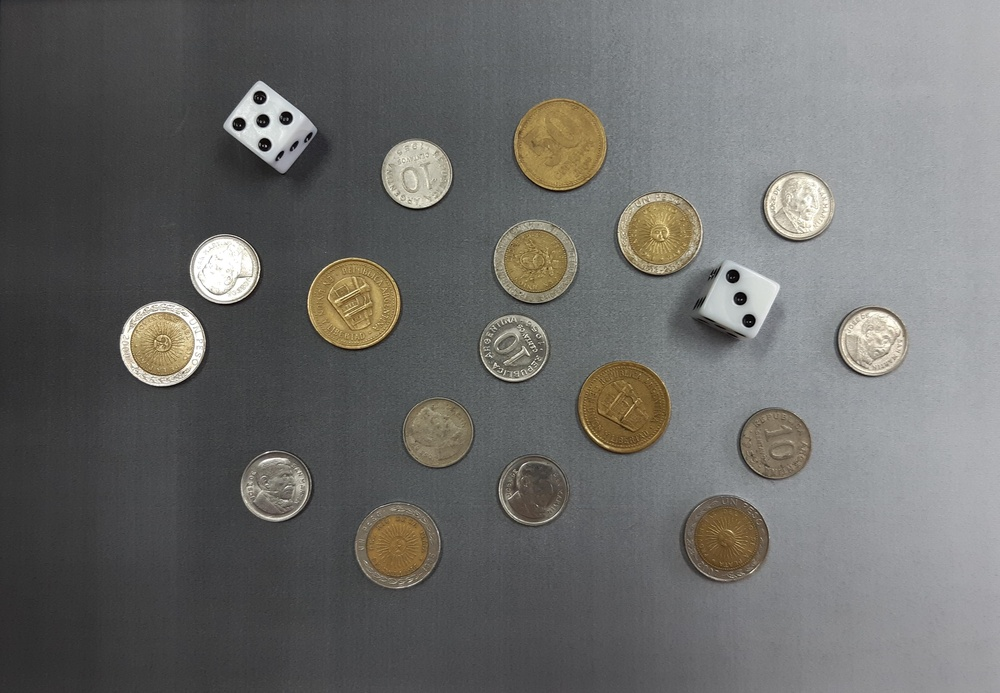
#> input picture EJ_1/Baulera/monedas.jpg, 1000 x 693 px, shrunk from 3871 x 2681 before the run
$ python 'segmentacion_monedas_dados v2.py'
#> lines starting #> are read from the running program, lines starting #| are printed output that depends on the picture; after the words box and inside, x2 and y2 are one past the last pixel; in counts of white or black regions, pixels touching at a corner belong together
import cv2
import numpy as np
import matplotlib.pyplot as plt

def mostrar_imagenes(imagenes, titulos, filas=2, cols=3, figsize=(15, 10)):
    """Función auxiliar para mostrar múltiples imágenes"""
    fig, axes = plt.subplots(filas, cols, figsize=figsize)
    axes = axes.ravel()

    for i, (img, titulo) in enumerate(zip(imagenes, titulos)):
        if len(img.shape) == 2:  # Imagen en escala de grises
            axes[i].imshow(img, cmap='gray')
        else:  # Imagen en color
            axes[i].imshow(cv2.cvtColor(img, cv2.COLOR_BGR2RGB))
        axes[i].set_title(titulo)
        axes[i].axis('off')

    plt.tight_layout()
    plt.show()

def segmentar_monedas_dados(ruta_imagen):
    """
    Segmenta automáticamente monedas y dados de una imagen con fondo no uniforme

    Args:
        ruta_imagen: Ruta al archivo de imagen

    Returns:
        Diccionario con resultados del procesamiento
    """
#> called with ruta_imagen = 'monedas.jpg'
    print("="*60)
    print("PUNTO A: SEGMENTACIÓN AUTOMÁTICA DE MONEDAS Y DADOS")
    print("="*60)

    # ========== ETAPA 1: CARGA DE IMAGEN ==========
    print("\n[ETAPA 1] Cargando imagen...")
    img_original = cv2.imread(ruta_imagen)
#> img_original is the input picture: shape (693, 1000, 3); mean B, G, R 105.5, 107.4, 107.5

    if img_original is None:
        print(f"Error: No se pudo cargar la imagen '{ruta_imagen}'")
        return None

    print(f"  ✓ Imagen cargada exitosamente")
    print(f"  ✓ Dimensiones: {img_original.shape[1]}x{img_original.shape[0]} píxeles")
#|   ✓ Dimensiones: 1000x693 píxeles

    # Convertir a escala de grises
    img_gray = cv2.cvtColor(img_original, cv2.COLOR_BGR2GRAY)

    # ========== ETAPA 2: CORRECCIÓN DE ILUMINACIÓN NO UNIFORME ==========
    print("\n[ETAPA 2] Corrigiendo iluminación no uniforme...")

    # Aplicar desenfoque gaussiano para estimar el fondo
    blur_fondo = cv2.GaussianBlur(img_gray, (51, 51), 0)

    # Restar el fondo estimado para compensar iluminación
    img_corregida = cv2.subtract(blur_fondo, img_gray)

    print("  ✓ Fondo estimado mediante filtro gaussiano (kernel 51x51)")
    print("  ✓ Iluminación corregida por sustracción")

    # ========== ETAPA 3: UMBRALIZACIÓN ADAPTATIVA ==========
    print("\n[ETAPA 3] Aplicando umbralización...")

    # Umbralización de Otsu
    _, img_thresh = cv2.threshold(img_corregida, 0, 255,
                                   cv2.THRESH_BINARY + cv2.THRESH_OTSU)
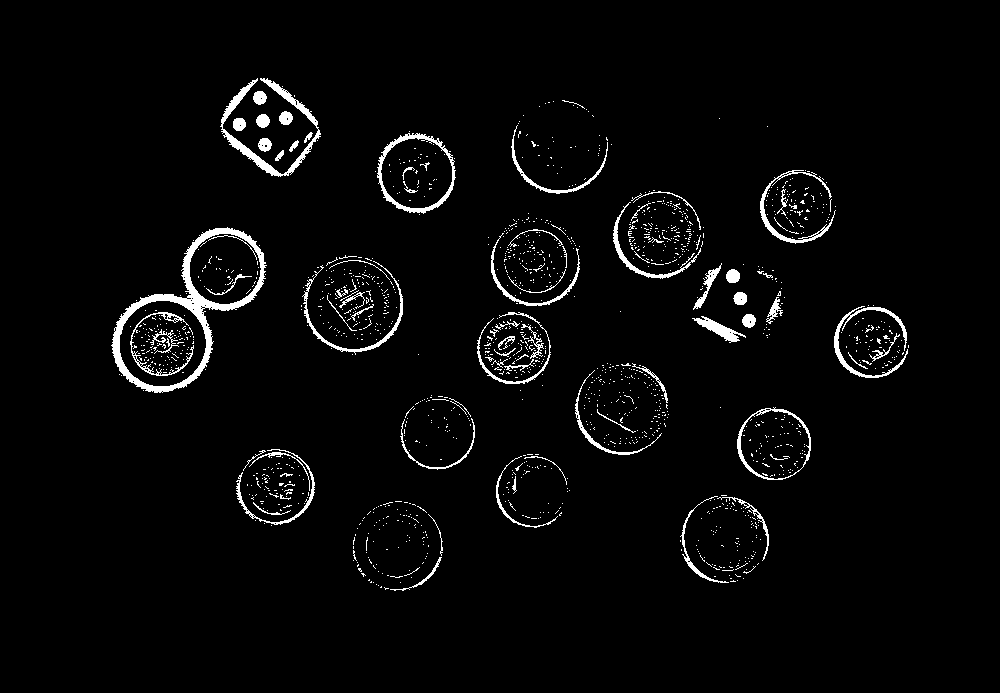
#> img_thresh: shape (693, 1000); 3.1% white; 1492 white regions (1410 under 20 px), largest, box (x1, y1, x2, y2) and area: (111, 227, 267, 393) 3575, (220, 78, 321, 177) 1532, (377, 133, 456, 214) 980

    print(f"  ✓ Método: Otsu (umbral automático)")

    # ========== ETAPA 4: OPERACIONES MORFOLÓGICAS ==========
    print("\n[ETAPA 4] Refinando segmentación con morfología...")

    # Crear elementos estructurantes más pequeños para evitar fusión
    kernel_opening = cv2.getStructuringElement(cv2.MORPH_ELLIPSE, (3, 3))
    kernel_closing = cv2.getStructuringElement(cv2.MORPH_ELLIPSE, (5, 5))

    # Opening suave para eliminar ruido pequeño
    img_opening = cv2.morphologyEx(img_thresh, cv2.MORPH_OPEN, kernel_opening, iterations=1)
#> img_opening: shape (693, 1000); 1.9% white; 179 white regions (123 under 20 px), largest, box (x1, y1, x2, y2) and area: (111, 227, 265, 393) 3470, (377, 134, 456, 214) 847, (304, 293, 403, 353) 513

    # Closing suave para cerrar pequeños huecos SIN fusionar objetos
    img_closing = cv2.morphologyEx(img_opening, cv2.MORPH_CLOSE, kernel_closing, iterations=1)
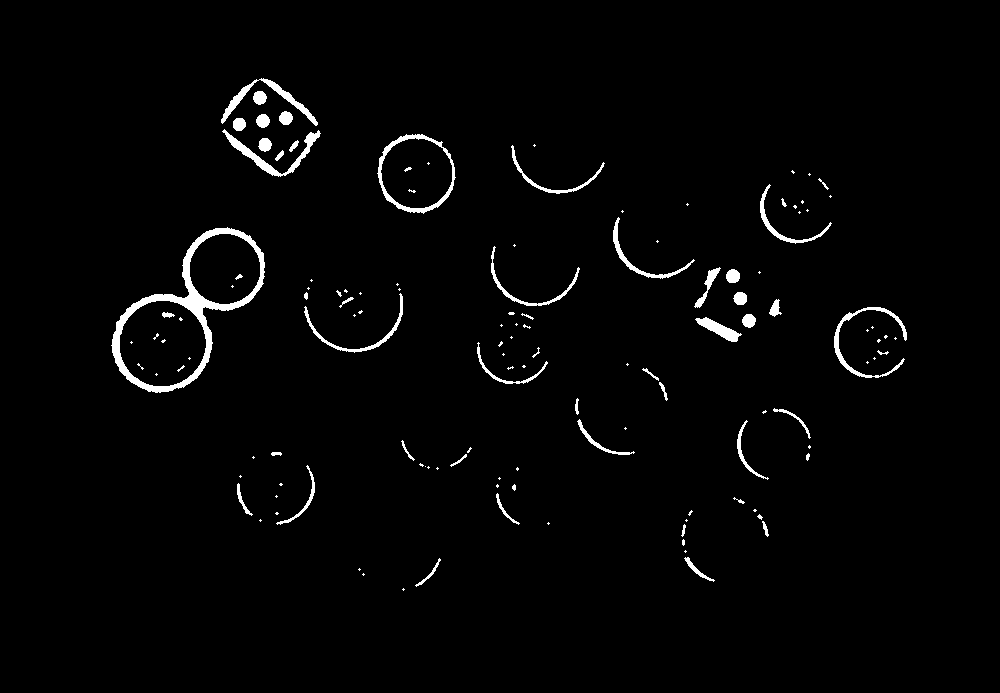
#> img_closing: shape (693, 1000); 2% white; 130 white regions (77 under 20 px)

    print("  ✓ Opening aplicado (kernel elíptico 3x3, 1 iteración) - elimina ruido")
    print("  ✓ Closing aplicado (kernel elíptico 5x5, 1 iteración) - cierra huecos")
    print("  ⚠ Kernels reducidos para evitar fusión de objetos cercanos")

    # ========== ETAPA 5: DETECCIÓN DE CONTORNOS ==========
    print("\n[ETAPA 5] Detectando contornos de objetos...")

    contours, hierarchy = cv2.findContours(img_closing, cv2.RETR_EXTERNAL,
                                            cv2.CHAIN_APPROX_SIMPLE)
#> contours = 116 contours, 76 with area under 20; largest, box (x1, y1, x2, y2) and area: (111, 227, 265, 393) 12932, (377, 134, 456, 214) 4681, (222, 129, 321, 177) 693, (221, 78, 318, 126) 614, (834, 307, 907, 378) 534

    print(f"  ✓ Contornos detectados: {len(contours)}")
#|   ✓ Contornos detectados: 116

    # ========== ETAPA 6: FILTRADO DE CONTORNOS ==========
    print("\n[ETAPA 6] Filtrando contornos por área...")

    # Calcular área mínima basada en el tamaño de la imagen
    area_imagen = img_original.shape[0] * img_original.shape[1]
    area_minima = area_imagen * 0.0005  # 0.05% del área total
    area_maxima = area_imagen * 0.1     # 10% del área total

    contornos_filtrados = []
    areas = []

    for contour in contours:
        area = cv2.contourArea(contour)
        if area_minima < area < area_maxima:
            contornos_filtrados.append(contour)
            areas.append(area)
#> this loop made 116 passes
#> area on passes 4, 5, 10, 19, 23, 30, 33, 35: 66.5, 108, 32.5, 73.5, 81, 156.5, 29, 23
#> after the loop, areas = [402, 533.5, 375.5, 12931.5, 372, 4681, 693, 614.5]; contornos_filtrados = 8 contours; box (x1, y1, x2, y2) and area: (111, 227, 265, 393) 12932, (377, 134, 456, 214) 4681, (222, 129, 321, 177) 693, (221, 78, 318, 126) 614, (834, 307, 907, 378) 534, (695, 317, 742, 342) 402, (304, 293, 403, 353) 376, (613, 217, 695, 279) 372

    print(f"  ✓ Área mínima considerada: {area_minima:.0f} px²")
#|   ✓ Área mínima considerada: 346 px²
    print(f"  ✓ Área máxima considerada: {area_maxima:.0f} px²")
#|   ✓ Área máxima considerada: 69300 px²
    print(f"  ✓ Objetos válidos detectados: {len(contornos_filtrados)}")
#|   ✓ Objetos válidos detectados: 8

    # ========== ETAPA 7: VISUALIZACIÓN DE RESULTADOS ==========
    print("\n[ETAPA 7] Generando visualización de resultados...")

    # Crear imagen con contornos dibujados
    img_contornos = img_original.copy()
    cv2.drawContours(img_contornos, contornos_filtrados, -1, (0, 255, 0), 3)
#> img_contornos: shape (693, 1000, 3); 1.41% of pixels changed, all inside (x1, y1, x2, y2) = (109, 76, 909, 395)

    # Crear máscaras individuales y imagen segmentada
    img_segmentada = np.zeros_like(img_original)
    mascara_total = np.zeros(img_gray.shape, dtype=np.uint8)

    for i, contour in enumerate(contornos_filtrados):
        # Crear máscara para este objeto
        mascara = np.zeros(img_gray.shape, dtype=np.uint8)
        cv2.drawContours(mascara, [contour], -1, 255, -1)
        mascara_total = cv2.bitwise_or(mascara_total, mascara)

        # Extraer objeto de la imagen original
        img_segmentada = cv2.bitwise_or(img_segmentada,
                                        cv2.bitwise_and(img_original, img_original,
                                                       mask=mascara))

        # Dibujar número de objeto y bounding box
        x, y, w, h = cv2.boundingRect(contour)
        cv2.rectangle(img_contornos, (x, y), (x+w, y+h), (255, 0, 0), 2)
        cv2.putText(img_contornos, f"#{i+1}", (x, y-10),
                   cv2.FONT_HERSHEY_SIMPLEX, 0.6, (255, 0, 0), 2)
#> this loop made 8 passes
#> (x, y, w, h) on passes 1 to 8: (695, 317, 47, 25), (834, 307, 73, 71), (304, 293, 99, 60), (111, 227, 154, 166), (613, 217, 82, 62), (377, 134, 79, 80), (222, 129, 99, 48), (221, 78, 97, 48)
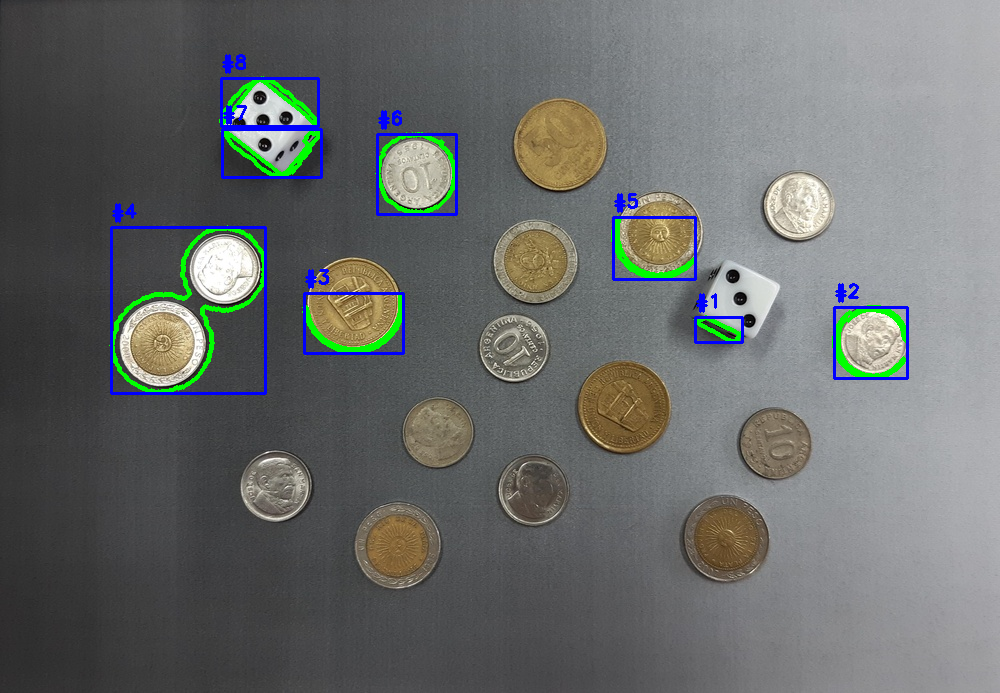
#> img_contornos: shape (693, 1000, 3); mean B, G, R 106.8, 108.1, 105.2
#> mascara: shape (693, 1000); 0.11% white; 1 white region, box (x1, y1, x2, y2) and area: (221, 78, 318, 126) 730
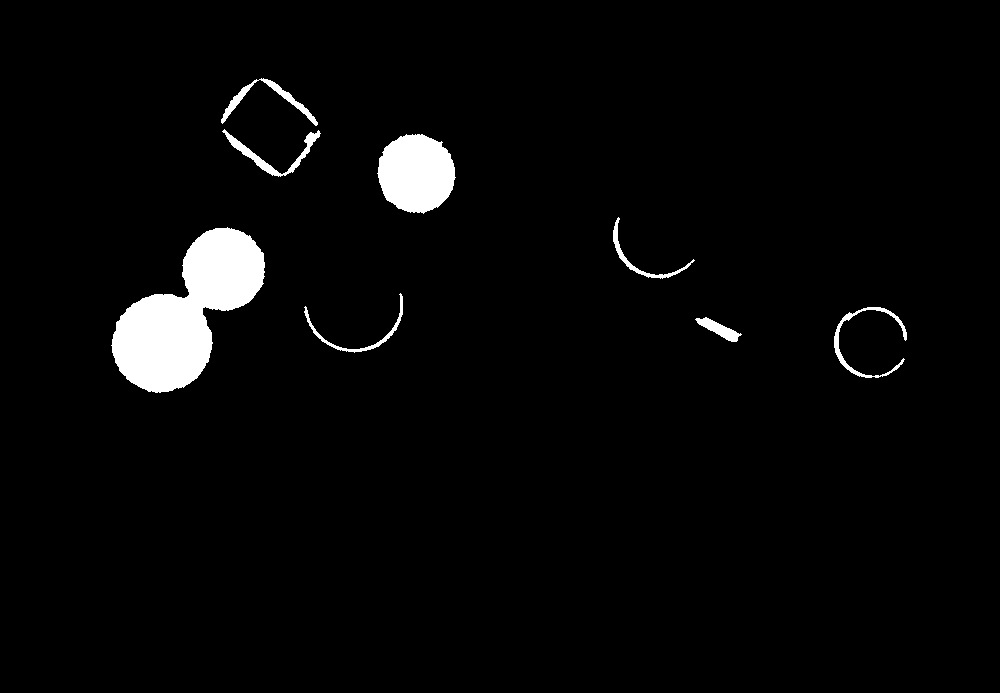
#> mascara_total: shape (693, 1000); 3.1% white; 8 white regions, largest, box (x1, y1, x2, y2) and area: (111, 227, 265, 393) 13183, (377, 134, 456, 214) 4797, (222, 129, 321, 177) 814

    print(f"  ✓ Objetos etiquetados del #1 al #{len(contornos_filtrados)}")
#|   ✓ Objetos etiquetados del #1 al #8

    # ========== VISUALIZACIÓN ==========
    print("\n[VISUALIZACIÓN] Mostrando resultados del procesamiento...")

    imagenes = [
        img_original,
        img_gray,
        img_corregida,
        img_thresh,
        img_closing,
        img_contornos
    ]

    titulos = [
        'Imagen Original',
        'Escala de Grises',
        'Corrección de Iluminación',
        'Umbralización (Otsu)',
        'Morfología (Opening + Closing)',
        f'Segmentación Final ({len(contornos_filtrados)} objetos)'
    ]
#> titulos = ['Imagen Original', 'Escala de Grises', 'Corrección de Iluminación', 'Umbralización (Otsu)', 'Morfología (Opening + Closing)', 'Segmentación Final (8 objetos)']

    mostrar_imagenes(imagenes, titulos, filas=2, cols=3, figsize=(18, 12))
#> the loop in mostrar_imagenes, `for i, (img, titulo) in enumerate(zip(imagenes, titulos)):` made 6 passes
#> in mostrar_imagenes, `plt.show()`:
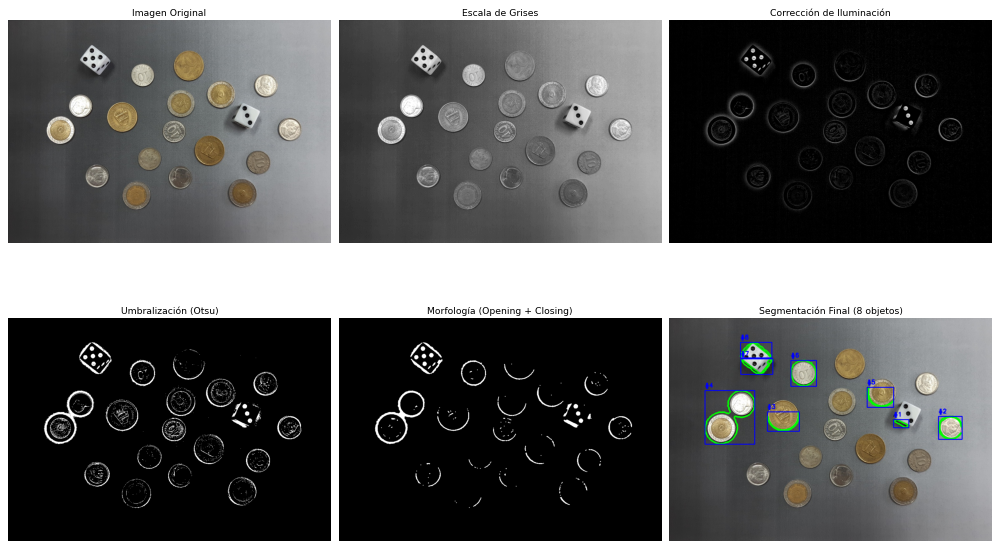
#> figure drawn by matplotlib, 6 panels

    # Mostrar imagen segmentada por separado
    fig, axes = plt.subplots(1, 2, figsize=(14, 6))
    axes[0].imshow(mascara_total, cmap='gray')
    axes[0].set_title('Máscara de Segmentación')
    axes[0].axis('off')

    axes[1].imshow(cv2.cvtColor(img_segmentada, cv2.COLOR_BGR2RGB))
    axes[1].set_title('Objetos Segmentados')
    axes[1].axis('off')

    plt.tight_layout()
    plt.show()
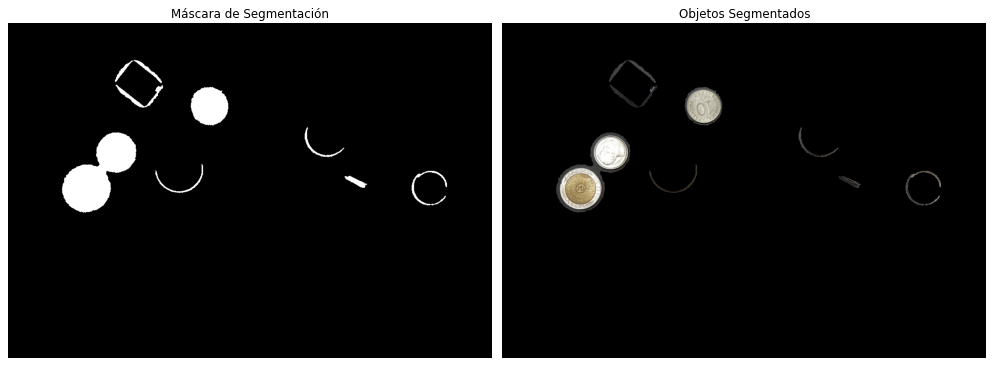
#> figure drawn by matplotlib, 2 panels

    # ========== RESUMEN FINAL ==========
    print("\n" + "="*60)
    print("RESUMEN DE SEGMENTACIÓN")
    print("="*60)
    print(f"Total de objetos segmentados: {len(contornos_filtrados)}")
#| Total de objetos segmentados: 8
    print(f"Área promedio: {np.mean(areas):.0f} px²")
#| Área promedio: 2575 px²
    print(f"Área mínima detectada: {np.min(areas):.0f} px²")
#| Área mínima detectada: 372 px²
    print(f"Área máxima detectada: {np.max(areas):.0f} px²")
#| Área máxima detectada: 12932 px²
    print("="*60)

    # Retornar resultados
    return {
        'imagen_original': img_original,
        'imagen_gray': img_gray,
        'imagen_corregida': img_corregida,
        'imagen_threshold': img_thresh,
        'imagen_morfologia': img_closing,
        'mascara_segmentacion': mascara_total,
        'imagen_segmentada': img_segmentada,
        'imagen_contornos': img_contornos,
        'contornos': contornos_filtrados,
        'areas': areas,
        'num_objetos': len(contornos_filtrados)
    }


# ========== EJECUCIÓN PRINCIPAL ==========
if __name__ == "__main__":
    # Ruta a la imagen (ajustar según corresponda)
    ruta_imagen = 'monedas.jpg'

    # Ejecutar segmentación
    resultados = segmentar_monedas_dados(ruta_imagen)
#> resultados = 11 items

    if resultados:
        print("\n✓ Procesamiento completado exitosamente")
        print(f"✓ Se detectaron {resultados['num_objetos']} objetos")
#| ✓ Se detectaron 8 objetos
    else:
        print("\n✗ Error en el procesamiento")

$ run again, with EJ_1/Baulera/Circulos con Centros.png saved as EJ_1/Baulera/monedas.jpg
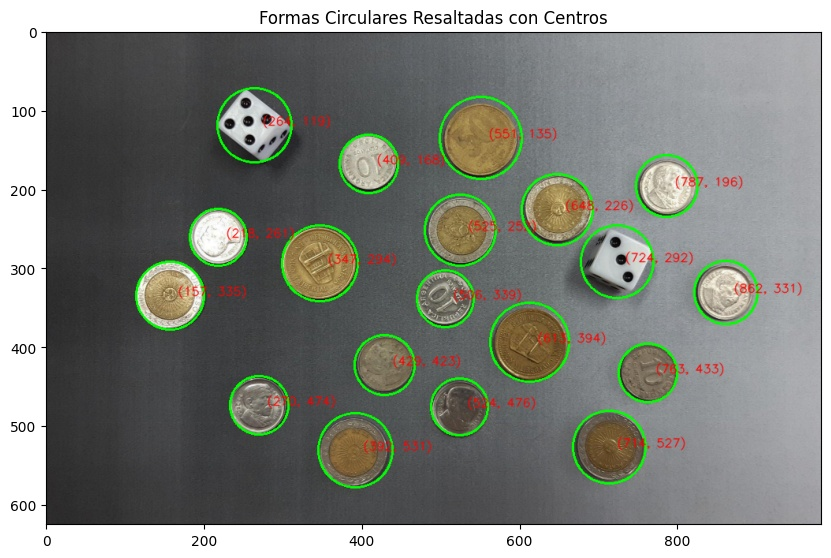
#> input picture EJ_1/Baulera/Circulos con Centros.png, 831 x 558 px
#> in segmentar_monedas_dados, img_original is the input picture: shape (558, 831, 3); mean B, G, R 125.4, 132.3, 128.9
#|   ✓ Dimensiones: 831x558 píxeles
#> img_thresh: shape (558, 831); 1.7% white in thin lines or dots
#> img_opening: shape (558, 831); 0.65% white; 62 white regions (50 under 20 px), largest, box (x1, y1, x2, y2) and area: (45, 32, 177, 525) 1980, (611, 237, 621, 248) 83, (616, 255, 627, 265) 81
#> img_closing: shape (558, 831); 0.66% white; 56 white regions (44 under 20 px)
#> contours = 56 contours, 47 with area under 20; largest, box (x1, y1, x2, y2) and area: (45, 32, 195, 525) 1384, (611, 237, 621, 248) 70, (616, 255, 627, 265) 68, (623, 272, 633, 282) 67, (241, 98, 251, 108) 66
#|   ✓ Contornos detectados: 56
#> the loop in segmentar_monedas_dados, `for contour in contours:` made 56 passes
#> area on passes 14, 16, 17, 23, 25, 26, 27, 28: 67, 68, 69.5, 59.5, 62.5, 65, 63, 65.5
#> after the loop in segmentar_monedas_dados, `for contour in contours:`: areas = [1384.5]; contornos_filtrados = 1 contour; box (x1, y1, x2, y2) and area: (45, 32, 195, 525) 1384
#|   ✓ Área mínima considerada: 232 px²
#|   ✓ Área máxima considerada: 46370 px²
#|   ✓ Objetos válidos detectados: 1
#> the loop in segmentar_monedas_dados, `for i, contour in enumerate(contornos_filtrados):` made 1 pass
#> (x, y, w, h) on pass 1: (45, 32, 150, 493)
#> after the loop in segmentar_monedas_dados, `for i, contour in enumerate(contornos_filtrados):`:
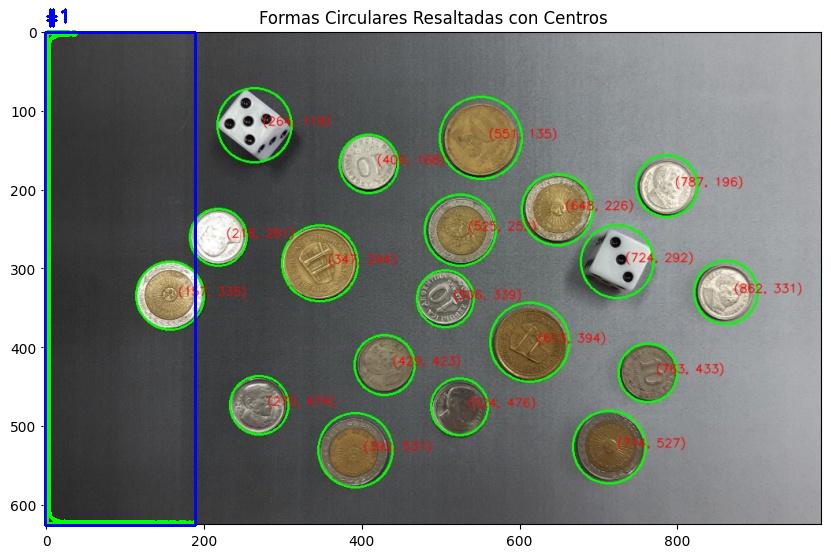
#> img_contornos: shape (558, 831, 3); mean B, G, R 126.2, 132.3, 127.4
#|   ✓ Objetos etiquetados del #1 al #1
#> titulos = ['Imagen Original', 'Escala de Grises', 'Corrección de Iluminación', 'Umbralización (Otsu)', 'Morfología (Opening + Closing)', 'Segmentación Final (1 objetos)']
#> the loop in mostrar_imagenes, `for i, (img, titulo) in enumerate(zip(imagenes, titulos)):` made 6 passes
#> in segmentar_monedas_dados, `plt.show()`:
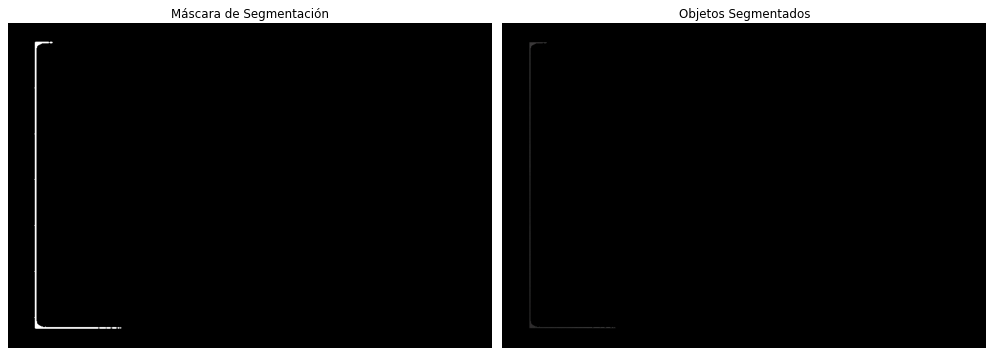
#> figure drawn by matplotlib, 2 panels
#| Total de objetos segmentados: 1
#| Área promedio: 1384 px²
#| Área mínima detectada: 1384 px²
#| Área máxima detectada: 1384 px²
#> resultados = 11 items
#| ✓ Se detectaron 1 objetos
